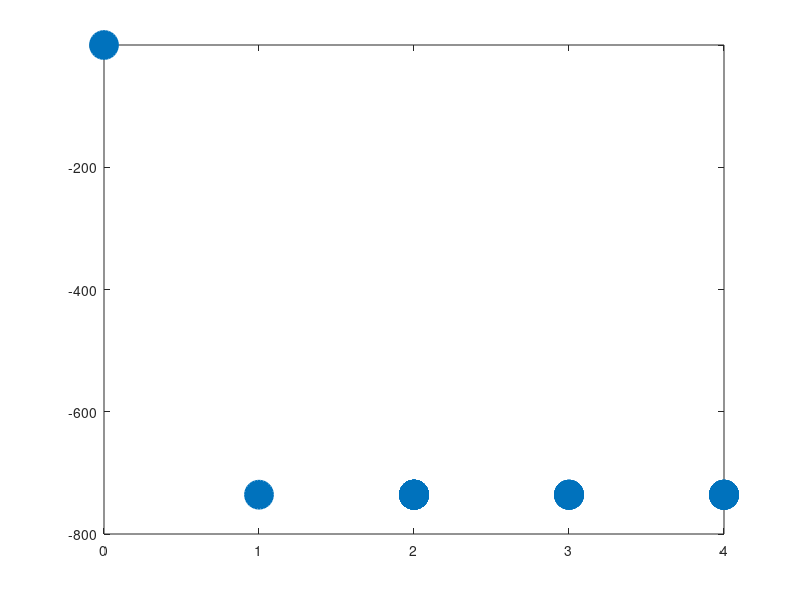

Write the MATLAB code that produced this figure. (Note: this script raises an error after producing the figure.)
clear 
clc

data = xlsread("PBE_isif0_sort.csv");
La = data(:,2);
Li = data(:,3);
E = data(:,4);
figure(1)
p1 = plot(La(1:34),E(1:34),'o','MarkerSize',20,'MarkerEdgeColor','#0072BD','MarkerFaceColor','#0072BD','LineWidth',1.5);
p1.MarkerEdgeColor = [1 1 1];
hold on
p2 = plot(La(35:50),E(35:50),'s','MarkerSize',20,'MarkerEdgeColor','#D95319','MarkerFaceColor','#D95319','LineWidth',1.5);
p2.MarkerEdgeColor = [1 1 1];
hold on
p3 = plot(La(51:54),E(51:54),'^','MarkerSize',20,'MarkerEdgeColor','#77AC30','MarkerFaceColor','#77AC30','LineWidth',1.5);
p3.MarkerEdgeColor = [1 1 1];
legend('#Li=0','#Li=1','#Li=2');
set(gca,'FontSize',30,'FontName','Arial');

title({'Geometry Optimization: Different La number (ISIF=0)';''})
xlabel('# La') 
ylabel('Energy (eV)') 
set(gcf,'Position',[0 0 1200 900])

data = xlsread("PBE_isif3_sort.csv");
La = data(:,2);
Li = data(:,3);
E = data(:,4);
figure(2)
p4 = plot(La(1:34),E(1:34),'o','MarkerSize',20,'MarkerEdgeColor','#0072BD','MarkerFaceColor','#0072BD','LineWidth',1.5);         
p4.MarkerEdgeColor = [1 1 1];
hold on
p5 = plot(La(35:50),E(35:50),'s','MarkerSize',20,'MarkerEdgeColor','#D95319','MarkerFaceColor','#D95319','LineWidth',1.5);
p5.MarkerEdgeColor = [1 1 1];
hold on
p6 = plot(La(51:54),E(51:54),'^','MarkerSize',20,'MarkerEdgeColor','#77AC30','MarkerFaceColor','#77AC30','LineWidth',1.5);
p6.MarkerEdgeColor = [1 1 1];
legend('#Li=0','#Li=1','#Li=2');
set(gca,'FontSize',30,'FontName','Arial');
title({'Geometry Optimization: Different La number (ISIF=3)';''})
xlabel('# La') 
ylabel('Energy (eV)') 
set(gcf,'Position',[0 0 1200 900])
